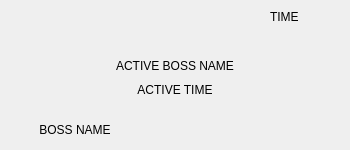
<?xml version="1.0" encoding="UTF-8"?>
<ui version="4.0">
 <class>BossPanel</class>
 <widget class="QWidget" name="BossPanel">
  <property name="geometry">
   <rect>
    <x>0</x>
    <y>0</y>
    <width>350</width>
    <height>150</height>
   </rect>
  </property>
  <property name="minimumSize">
   <size>
    <width>350</width>
    <height>150</height>
   </size>
  </property>
  <property name="maximumSize">
   <size>
    <width>350</width>
    <height>150</height>
   </size>
  </property>
  <property name="windowTitle">
   <string>Form</string>
  </property>
  <widget class="QLabel" name="title_label">
   <property name="geometry">
    <rect>
     <x>5</x>
     <y>116</y>
     <width>140</width>
     <height>28</height>
    </rect>
   </property>
   <property name="text">
    <string>BOSS NAME</string>
   </property>
   <property name="alignment">
    <set>Qt::AlignCenter</set>
   </property>
   <property name="wordWrap">
    <bool>true</bool>
   </property>
  </widget>
  <widget class="QLabel" name="time_label">
   <property name="geometry">
    <rect>
     <x>270</x>
     <y>9</y>
     <width>75</width>
     <height>16</height>
    </rect>
   </property>
   <property name="text">
    <string notr="true">TIME</string>
   </property>
   <property name="scaledContents">
    <bool>false</bool>
   </property>
   <property name="alignment">
    <set>Qt::AlignLeading|Qt::AlignLeft|Qt::AlignVCenter</set>
   </property>
  </widget>
  <widget class="QLabel" name="active_title_label">
   <property name="geometry">
    <rect>
     <x>35</x>
     <y>46</y>
     <width>280</width>
     <height>40</height>
    </rect>
   </property>
   <property name="text">
    <string>ACTIVE BOSS NAME</string>
   </property>
   <property name="alignment">
    <set>Qt::AlignCenter</set>
   </property>
  </widget>
  <widget class="QLabel" name="active_time_label">
   <property name="geometry">
    <rect>
     <x>137</x>
     <y>82</y>
     <width>76</width>
     <height>16</height>
    </rect>
   </property>
   <property name="text">
    <string>ACTIVE TIME</string>
   </property>
   <property name="alignment">
    <set>Qt::AlignCenter</set>
   </property>
  </widget>
 </widget>
 <resources/>
 <connections/>
</ui>
